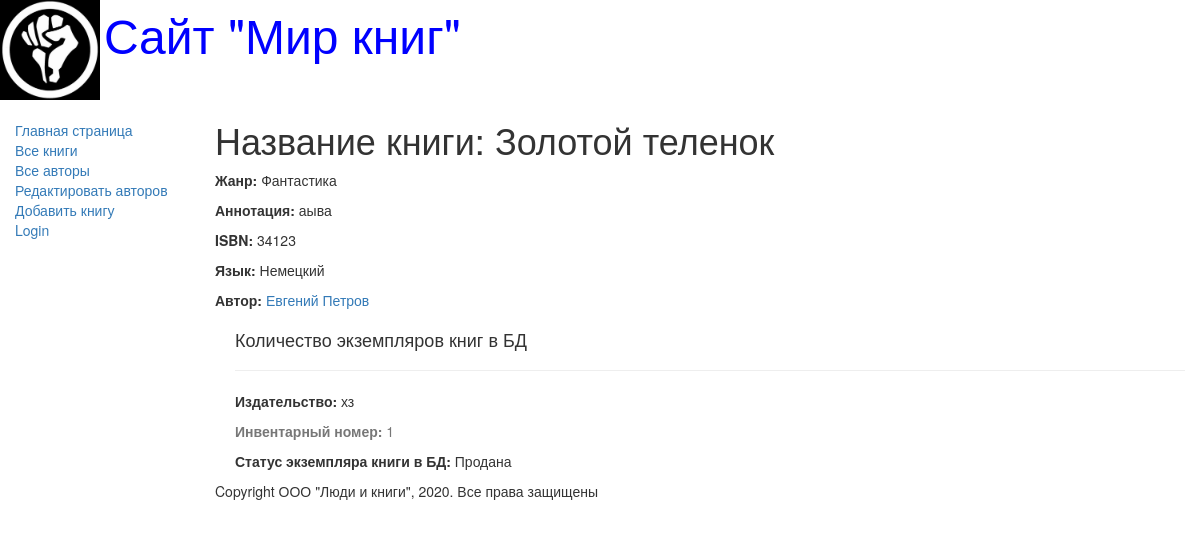
/book/1, run on an earlier commit of the app's database.
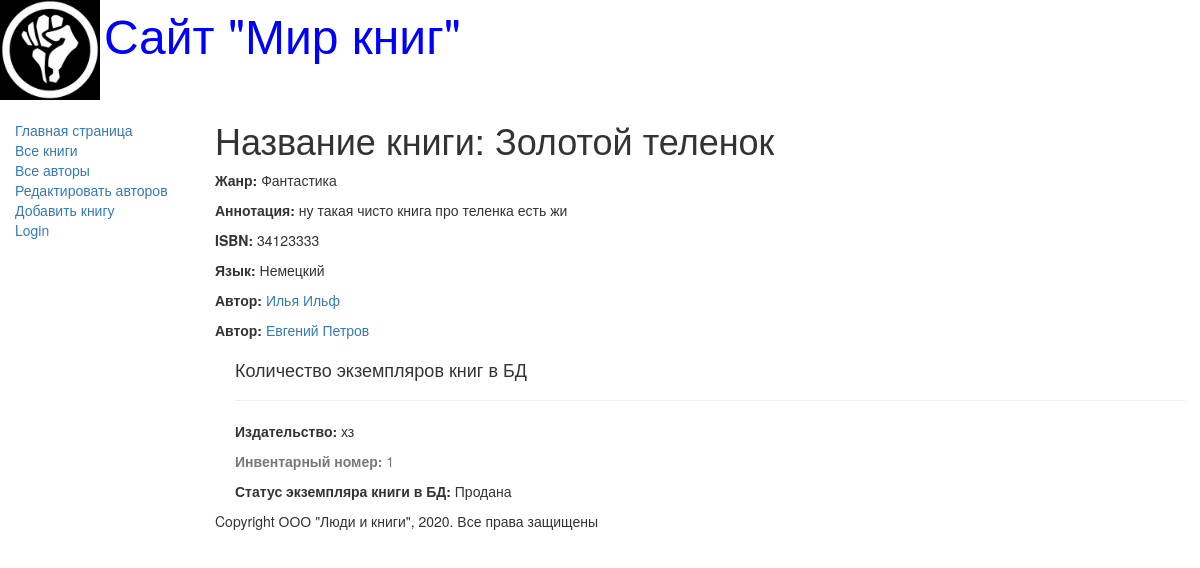
And on a later commit of the database.
### catalog/models.py (models this page shows, shortened)
class Book(models.Model):
    title = models.CharField(max_length=200,
                            help_text='Введите название книги',
                            verbose_name='Название книги')
    genre = models.ForeignKey('Genre', on_delete=models.CASCADE,
                            help_text='Выберите жанр для книги',
                            verbose_name='Жанр книги', null=True)
    language = models.ForeignKey('Language', on_delete=models.CASCADE,
                            help_text='Выберите язык книги',
                            verbose_name='Язык книги', null=True)
    author = models.ManyToManyField('Author',
                            help_text='Выберите автора книги',
                            verbose_name='Автор книги')
    summary = models.TextField(max_length=1000,
                            help_text='Введите краткое описание книги',
                            verbose_name='Аннотация книги')
    isbn = models.CharField(max_length=13,
                            help_text='Должно содержать 13 символов',
                            verbose_name='ISBN книги')
    def display_author(self):
        return ', '.join([author.last_name for author in self.author.all()])
    display_author.short_discription = 'Авторы'

class Genre(models.Model):
    name = models.CharField(max_length=200,
                            help_text='Введите жанр книги',
                            verbose_name='Жанр книги')
    def __str__(self) -> str:
        return self.name

class Language(models.Model):
    name = models.CharField(max_length=20,
                            help_text='Введите язык книги',
                            verbose_name='Язык книги')
    def __str__(self) -> str:
        return self.name

class Author(models.Model):
    first_name = models.CharField(max_length=100,
                            help_text='Введите имя автора',
                            verbose_name='Имя автора')
    last_name = models.CharField(max_length=100,
                            help_text='Введите фамилию автора',
                            verbose_name='Фамилия автора')
    date_of_birth = models.DateField(
                            help_text='Введите дату рождения',
                            verbose_name='Дата рождения',
                            null=True, blank=True)
    date_of_death = models.DateField(
                            help_text='Введите дату смерти',
                            verbose_name='Дата смерти',
                            null=True, blank=True)

class BookInstance(models.Model):
    book = models.ForeignKey('Book', on_delete=models.CASCADE, null=True)
    inv_nom = models.CharField(max_length=20, null=True,
                            help_text='Введите инвентарный номер экземпляра',
                            verbose_name='Инвентарный номер')
    imprint = models.CharField(max_length=200,
                            help_text='Введите издательство и год выпуска',
                            verbose_name='Издательство')
    status = models.ForeignKey('Status', on_delete=models.CASCADE,
                            null=True,
                            help_text='Изменить состояние экземпляра',
                            verbose_name='Статус экземпляра книги')
    due_back = models.DateField(null=True, blank=True,
                            help_text='Введите конец срока статуса',
                            verbose_name='Дата окончания статуса')
    borrower = models.ForeignKey(User, on_delete=models.SET_NULL,
                            null=True, blank=True,
                            verbose_name='Заказчик',
                            help_text='Выберите заказчика книги')

class Status(models.Model):
    name = models.CharField(max_length=20,
                            help_text='Введите статус экземпляра книги',
                            verbose_name='Статус экземпляра книги')
    def __str__(self) -> str:
        return self.name

### catalog/views.py (the view)
# urls.py: re_path(r'^book/(?P<pk>\d+)$', views.BookDetailView.as_view(), name='book-detail'),
class BookDetailView(generic.DetailView):
    model = Book

### catalog/templates/catalog/book_detail.html (shortened to what this page needs)
{% extends 'base_generic.html' %}
{% block content %}
    <h1>Название книги: {{ book.title }}</h1>
    <p><strong>Жанр: </strong>{{ book.genre }}</p>
    <p><strong>Аннотация: </strong>{{ book.summary }}</p>
    <p><strong>ISBN: </strong>{{ book.isbn }}</p>
    <p><strong>Язык: </strong>{{ book.language }}</p>
        {% for author in book.author.all %}
            <p><strong>Автор: </strong><a href="">{{ author.first_name }} {{ author.last_name }}</a></p>
        {% endfor %}
<div style="margin-left: 20px; margin-top: 20px">
    <h4>Количество экземпляров книг в БД</h4>
    {% for copy in book.bookinstance_set.all %}
        <hr>
        <p><strong>Издательство: </strong>{{ copy.imprint }}</p>
        <p class="text-muted"><strong>Инвентарный номер: </strong>{{ copy.id }}</p>
        <p><strong>Статус экземпляра книги в БД: </strong>{{ copy.status }}</p>
    {% endfor %}
</div>
{% endblock %}

### catalog/templates/base_generic.html (shortened to what this page needs)
<!DOCTYPE html>
<html lang="en">
<head>
    <link rel="stylesheet" href="https://maxcdn.bootstrapcdn.com/bootstrap/3.3.7/css/bootstrap.min.css">
    {% load static %}
    <link rel="stylesheet" href="{% static 'css/styles.css' %}">
    {% block head %}
        <img src="{% static 'images/logotip.jpg' %}" style="width:100px; height:100px;" align="absmiddle">
        <font size=7, color="blue">Сайт "Мир книг"</font>
    {% endblock %}
</head>
<body>
    <div class="container-fluid">
        <div class="row">
            <div class="col-sm-2">
            {% block sidebar %}
            <ul class="sidebar-nav">
                <li><a href="{% url 'index' %}">Главная страница</a></li>
                <li><a href="{% url 'books' %}">Все книги</a></li>
                <li><a href="{% url 'authors' %}">Все авторы</a></li>
                <li><a href="{% url 'authors_add' %}">Редактировать авторов</a></li>
                <li><a href="{% url 'book_create' %}">Добавить книгу</a></li>
                {% if user.is_authenticated %}
                    <li>Пользователь: {{user.get_username}}</li>
                    <li><a href="{% url 'my-borrowed' %}">Мои заказы</a></li>
                    <li><a href="{% url 'logout' %}?next={{request.path}}">Logout</a></li>
                {% else %}
                    <li><a href="{% url 'login' %}?next={{request.path}}">Login</a></li>
                {% endif %}
            </ul>
            {% endblock %}
            </div>
            <div class="col-sm-10">
            {% block content %}{% endblock %}
            {% block footer %}
                {% block copyright %}
                <p>Copyright ООО "Люди и книги", 2020. Все права защищены</p>
                {% endblock %}
            {% endblock %}
            </div>
        </div>
    </div>
</body>
</html>

### catalog/static/css/styles.css (style rules this page uses)
.sidebar-nav { margin-top: 20px; padding: 0; list-style: none; }

What changed in the data, as far as the page shows it:
changed Book "Золотой теленок": summary "аыва" → "ну такая чисто книга про теленка есть жи"; isbn "34123" → "34123333"
now on this page (row unchanged): Author: first_name "Илья", last_name "Ильф"
